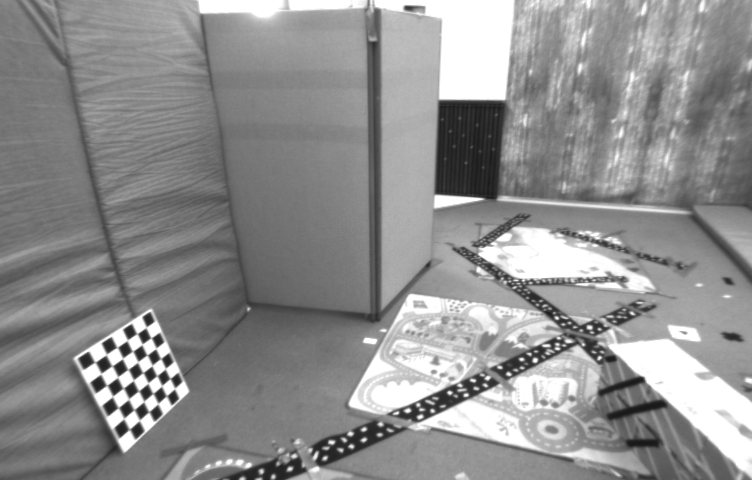
//> input picture 38. line_feature/source_pic/1.png, 752 x 480 px
$ ./test_edgelet   (built with g++ and OpenCV 4)
//> lines starting //> are read from the running program, lines starting //| are printed output that depends on the picture; after the words box and inside, x2 and y2 are one past the last pixel; in counts of white or black regions, pixels touching at a corner belong together
### 38. line_feature/edgelet/code/edgelet_extractor.h
/*
 * @Author: Liu Weilong
 * @Date: 2021-03-05 16:32:36
 * @LastEditors: Liu Weilong
 * @LastEditTime: 2021-03-08 13:57:52
 * @FilePath: /3rd-test-learning/38. line_feature/edgelet/code/edgelet_extractor.h
 * @Description:
 */

#include <iostream>
#include <vector>
#include <string>
#include <chrono>

#include "Eigen/Eigen"
#include "opencv2/core/core.hpp"
#include "opencv2/opencv.hpp"

using namespace std;

class Edgelet
{
    public:

    Edgelet(float mag, const Eigen::Vector2f & px,
            const Eigen::Vector2f & g, const Eigen::Vector3f & pos = Eigen::Vector3f::Zero()):
            grad_mag_(mag),grad_(g),px_(px),pos_(pos){}

    float grad_mag_;
    Eigen::Vector2f grad_;
    Eigen::Vector2f px_;
    Eigen::Vector3f pos_;
};

// [43 lines of commented-out code are left out]

### 38. line_feature/edgelet/code/test_edgelet.cc
/*
 * @Author: Liu Weilong
 * @Date: 2021-03-05 16:32:55
 * @LastEditors: Liu Weilong
 * @LastEditTime: 2021-07-06 15:26:51
 * @FilePath: /3rd-test-learning/38. line_feature/edgelet/code/test_edgelet.cc
 * @Description:
 *
 * PC端 752 480 30ms
 *
 *
 */
#include <iostream>
#include <chrono>

#include "opencv2/opencv.hpp"
#include "opencv2/core/core.hpp"
#include "opencv2/video/tracking.hpp"
#include "eigen3/Eigen/Eigen"
#include "edgelet_extractor.h"

using namespace std;
using namespace Eigen;

std::string img_path;

int main()
{
    img_path = "/home/lwl/workspace/3rd-test-learning/38. line_feature/source_pic/1.png";

    auto start = chrono::high_resolution_clock::now();


    cv::Mat img = cv::imread(img_path.c_str(),0);
//> img is the input picture: 480 rows x 752 cols, CV_8UC1; min 24, max 255, mean 143.1
    cv::Mat img2 = img.clone();

    cv::Mat gradx = cv::Mat::zeros( img.rows, img.cols, CV_32F);
    cv::Mat grady = cv::Mat::zeros(img.rows, img.cols, CV_32F);
    cv::Mat mag =  cv::Mat::zeros(img.rows, img.cols, CV_32F);

    cv::GaussianBlur(img,img2,cv::Size(3,3),0,0);
    cv::Scharr(img2, gradx, CV_32F, 1, 0, 1/32.0);
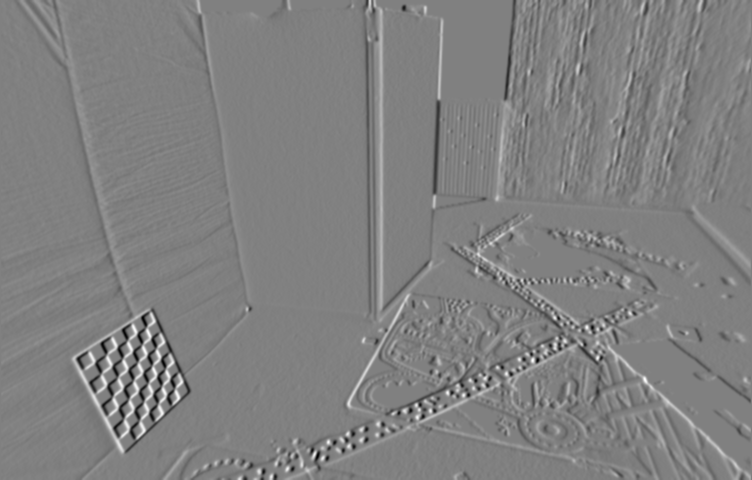
//> gradx: 480 rows x 752 cols, CV_32FC1; min -59.56, max 58.53, mean 0; drawn with min black and max white
    cv::Scharr(img2, grady, CV_32F, 0, 1, 1/32.0);
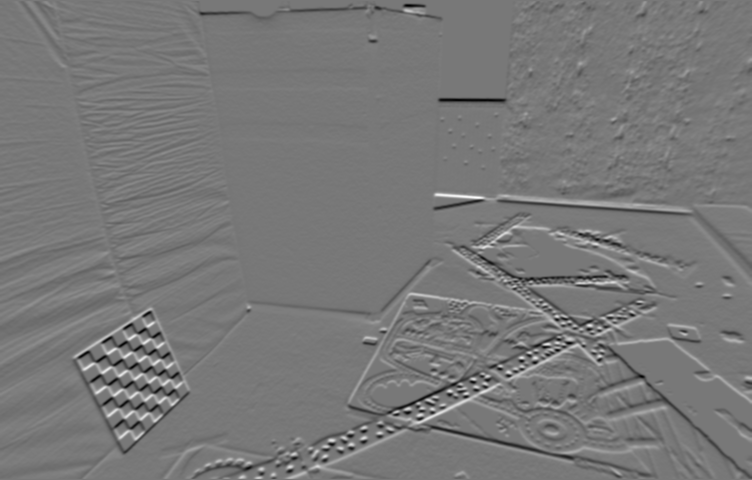
//> grady: 480 rows x 752 cols, CV_32FC1; min -66.41, max 74, mean -0.2; drawn with min black and max white
    cv::magnitude(gradx,grady,mag);
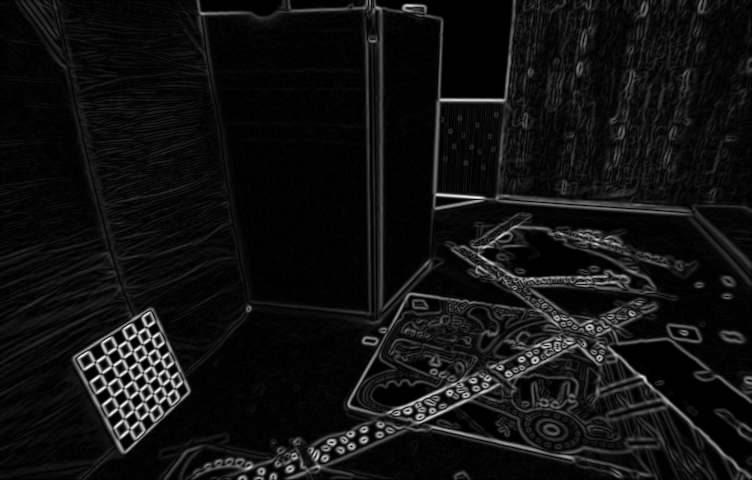
//> mag: 480 rows x 752 cols, CV_32FC1; min 0, max 76.69, mean 5.4; drawn with min black and max white

    int cell_size = 25;
    int cell_x = std::ceil(double(img.cols))/cell_size;
//> cell_x = 30
    int cell_y = std::ceil(double(img.rows))/cell_size;
//> cell_y = 19


    int x_start = 0, y_start=0;

    std::vector<Edgelet> edge_list;

    for(int i=0;i<cell_x;i++)
    {
        for(int j=0;j<cell_y;j++)
        {

            float max_grad = 0;
            int maxgrad_x = 0;
            int maxgrad_y = 0;
            float gx = 0;
            float gy = 0;

            cv::Mat canny;
            cv::Rect roi(x_start,y_start,cell_size,cell_size);
            cv::Canny(img(roi) , canny , 30,50);

            float max_grad_2 = 0;
            int maxgrad_x2 = 0;
            int maxgrad_y2 = 0;


            // 每个格子最大梯度canny 点 进行提取
            for (int i=0;i<cell_size;i++ )
            for(int j=0;j<cell_size;j++)
            {
                if(canny.ptr<uchar>(i)[j] == 0) continue;
                float temp = mag.ptr<float>(y_start + i)[x_start+j] ;

                if( temp> max_grad )
                {
                maxgrad_x = x_start+j;
                maxgrad_y = y_start + i;
                max_grad = temp;
                gx = gradx.ptr<float>(maxgrad_y)[maxgrad_x] ;
                gy = grady.ptr<float>(maxgrad_y)[maxgrad_x] ;
                }
            }


            int edge_threshold = 4;
            {

                Vector2d g = Vector2d(gx,gy);
                g.normalize();

                if( max_grad > edge_threshold)
                {
                    Edgelet e(max_grad,Vector2f(maxgrad_x, maxgrad_y),g.cast<float>());
                    edge_list.push_back(e);
                    //fts.push_back(new Feature(frame, Vector2d(maxgrad_x, maxgrad_y),g, 0));   // edge
                }
                // [6 lines of commented-out code are left out]
            }

            y_start+=cell_size;
        }
        x_start +=cell_size;
        y_start = 0;
    }
//> after the loop, edge_list = 473 items; y_start = 0; x_start = 750


    auto end = chrono::high_resolution_clock::now();
    chrono::duration<double> diff = end - start;
    cout<<"Total: "<< diff.count()<<" s"<<endl;


    cv::Mat rgb ;
    cv::cvtColor(img,rgb,CV_GRAY2RGB);
    for(auto it=edge_list.begin(); it!=edge_list.end(); ++it)
    {
        cv::line(rgb,
                 cv::Point2f(it->px_.x()+3*it->grad_.y(), it->px_.y()-3*it->grad_.x()),
                 cv::Point2f(it->px_.x()-3*it->grad_.y(), it->px_.y()+3*it->grad_.x()),
                 cv::Scalar(0,0,255), 2);
    }
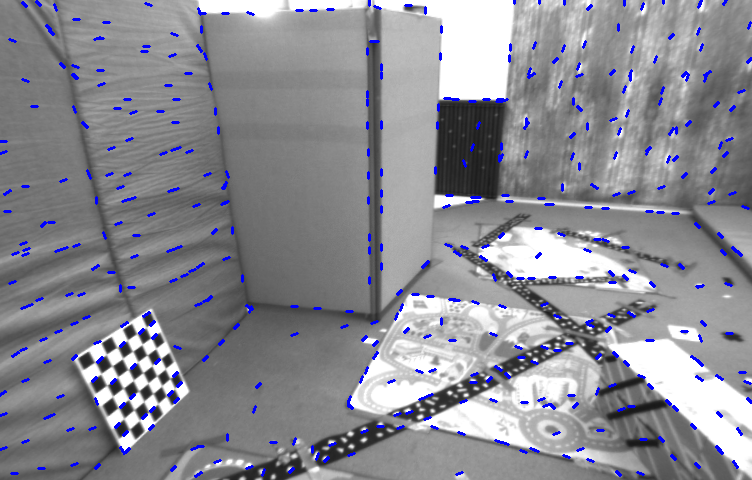
//> rgb: 480 rows x 752 cols, CV_8UC3; 3.01% of pixels changed, all inside (x1, y1, x2, y2) = (0, 0, 752, 478)

    cv::imshow("edgelet", rgb);
    cv::waitKey(0);


    // [15 lines of commented-out code are left out]

}

$ run again, with 38. line_feature/source_pic/000001.png copied over 38. line_feature/source_pic/1.png
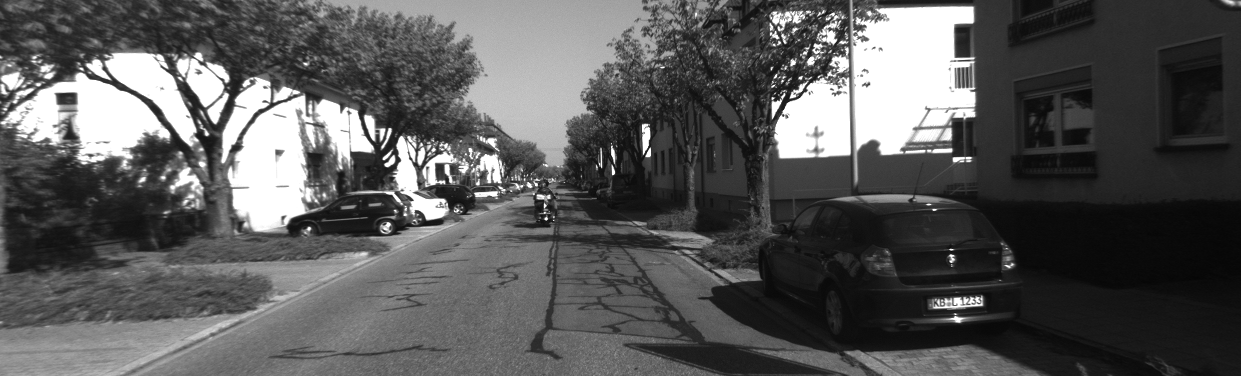
//> input picture 38. line_feature/source_pic/000001.png, 1241 x 376 px
//> img is the input picture: 376 rows x 1241 cols, CV_8UC1; min 5, max 255, mean 88.4
//> `cv::magnitude(gradx,grady,mag);`:
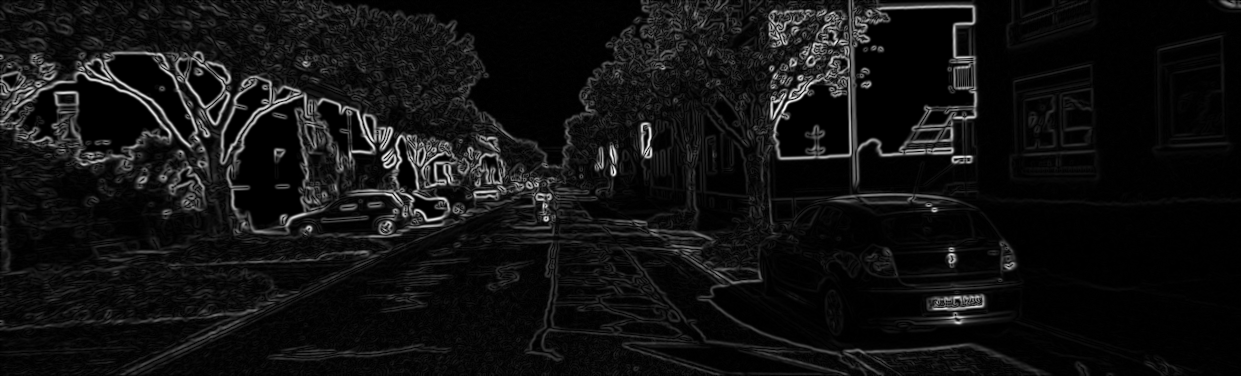
//> mag: 376 rows x 1241 cols, CV_32FC1; min 0, max 91.07, mean 6.4; drawn with min black and max white
//> after the loop `for(int i=0;i<cell_x;i++)`: edge_list = 638 items; y_start = 0; x_start = 1225
//> after the loop `for(auto it=edge_list.begin(); it!=edge_list.end(); ++it)`:
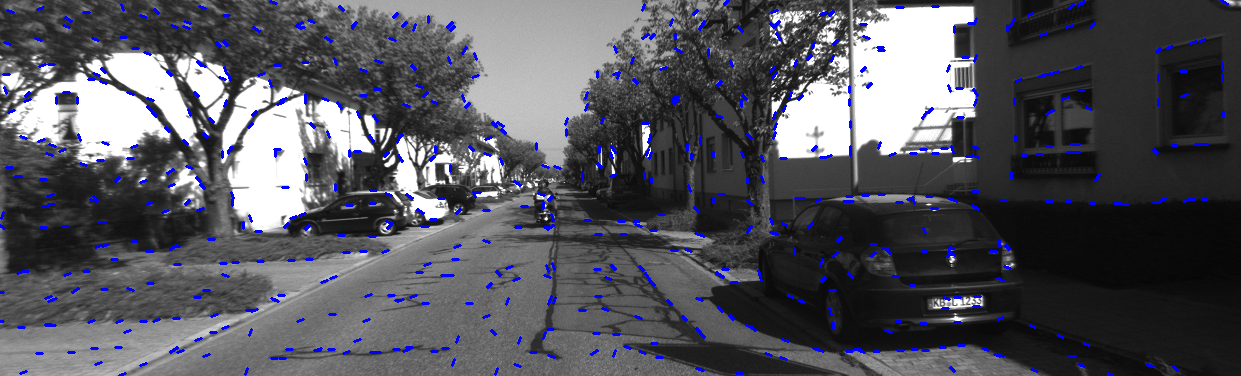
//> rgb: 376 rows x 1241 cols, CV_8UC3; 3.11% of pixels changed, all inside (x1, y1, x2, y2) = (0, 0, 1229, 376)
